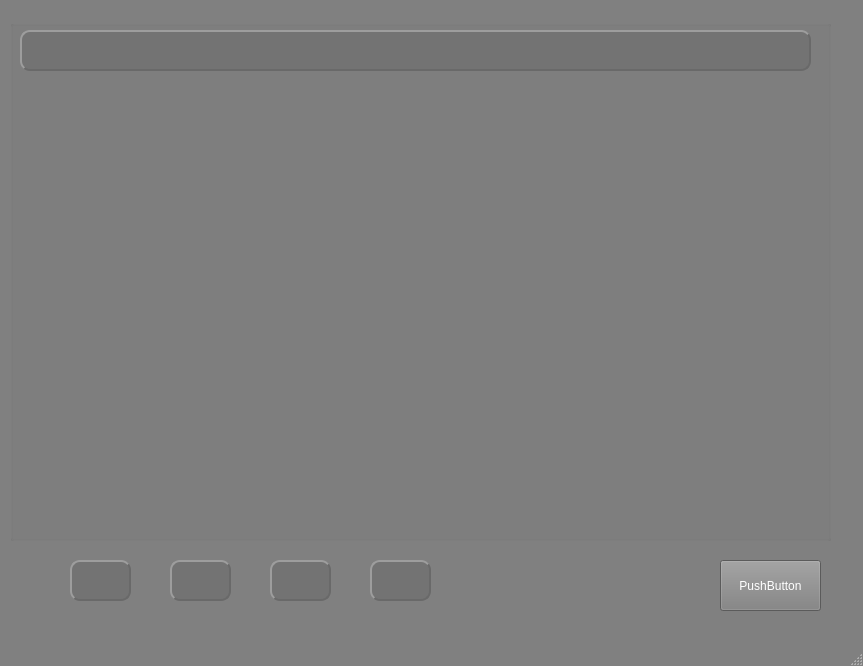
<?xml version="1.0" encoding="UTF-8"?>
<ui version="4.0">
 <class>MainWindow</class>
 <widget class="QMainWindow" name="MainWindow">
  <property name="enabled">
   <bool>true</bool>
  </property>
  <property name="geometry">
   <rect>
    <x>0</x>
    <y>0</y>
    <width>863</width>
    <height>666</height>
   </rect>
  </property>
  <property name="palette">
   <palette>
    <active>
     <colorrole role="WindowText">
      <brush brushstyle="SolidPattern">
       <color alpha="255">
        <red>255</red>
        <green>255</green>
        <blue>255</blue>
       </color>
      </brush>
     </colorrole>
     <colorrole role="Button">
      <brush brushstyle="SolidPattern">
       <color alpha="255">
        <red>128</red>
        <green>128</green>
        <blue>128</blue>
       </color>
      </brush>
     </colorrole>
     <colorrole role="Light">
      <brush brushstyle="SolidPattern">
       <color alpha="255">
        <red>192</red>
        <green>192</green>
        <blue>192</blue>
       </color>
      </brush>
     </colorrole>
     <colorrole role="Midlight">
      <brush brushstyle="SolidPattern">
       <color alpha="255">
        <red>160</red>
        <green>160</green>
        <blue>160</blue>
       </color>
      </brush>
     </colorrole>
     <colorrole role="Dark">
      <brush brushstyle="SolidPattern">
       <color alpha="255">
        <red>64</red>
        <green>64</green>
        <blue>64</blue>
       </color>
      </brush>
     </colorrole>
     <colorrole role="Mid">
      <brush brushstyle="SolidPattern">
       <color alpha="255">
        <red>85</red>
        <green>85</green>
        <blue>85</blue>
       </color>
      </brush>
     </colorrole>
     <colorrole role="Text">
      <brush brushstyle="SolidPattern">
       <color alpha="255">
        <red>255</red>
        <green>255</green>
        <blue>255</blue>
       </color>
      </brush>
     </colorrole>
     <colorrole role="BrightText">
      <brush brushstyle="SolidPattern">
       <color alpha="255">
        <red>255</red>
        <green>255</green>
        <blue>255</blue>
       </color>
      </brush>
     </colorrole>
     <colorrole role="ButtonText">
      <brush brushstyle="SolidPattern">
       <color alpha="255">
        <red>255</red>
        <green>255</green>
        <blue>255</blue>
       </color>
      </brush>
     </colorrole>
     <colorrole role="Base">
      <brush brushstyle="SolidPattern">
       <color alpha="255">
        <red>0</red>
        <green>0</green>
        <blue>0</blue>
       </color>
      </brush>
     </colorrole>
     <colorrole role="Window">
      <brush brushstyle="SolidPattern">
       <color alpha="255">
        <red>128</red>
        <green>128</green>
        <blue>128</blue>
       </color>
      </brush>
     </colorrole>
     <colorrole role="Shadow">
      <brush brushstyle="SolidPattern">
       <color alpha="255">
        <red>0</red>
        <green>0</green>
        <blue>0</blue>
       </color>
      </brush>
     </colorrole>
     <colorrole role="AlternateBase">
      <brush brushstyle="SolidPattern">
       <color alpha="255">
        <red>64</red>
        <green>64</green>
        <blue>64</blue>
       </color>
      </brush>
     </colorrole>
     <colorrole role="ToolTipBase">
      <brush brushstyle="SolidPattern">
       <color alpha="255">
        <red>255</red>
        <green>255</green>
        <blue>220</blue>
       </color>
      </brush>
     </colorrole>
     <colorrole role="ToolTipText">
      <brush brushstyle="SolidPattern">
       <color alpha="255">
        <red>0</red>
        <green>0</green>
        <blue>0</blue>
       </color>
      </brush>
     </colorrole>
     <colorrole role="PlaceholderText">
      <brush brushstyle="SolidPattern">
       <color alpha="127">
        <red>255</red>
        <green>255</green>
        <blue>255</blue>
       </color>
      </brush>
     </colorrole>
     <colorrole role="Accent">
      <brush brushstyle="SolidPattern">
       <color alpha="255">
        <red>0</red>
        <green>0</green>
        <blue>0</blue>
       </color>
      </brush>
     </colorrole>
    </active>
    <inactive>
     <colorrole role="WindowText">
      <brush brushstyle="SolidPattern">
       <color alpha="255">
        <red>255</red>
        <green>255</green>
        <blue>255</blue>
       </color>
      </brush>
     </colorrole>
     <colorrole role="Button">
      <brush brushstyle="SolidPattern">
       <color alpha="255">
        <red>128</red>
        <green>128</green>
        <blue>128</blue>
       </color>
      </brush>
     </colorrole>
     <colorrole role="Light">
      <brush brushstyle="SolidPattern">
       <color alpha="255">
        <red>192</red>
        <green>192</green>
        <blue>192</blue>
       </color>
      </brush>
     </colorrole>
     <colorrole role="Midlight">
      <brush brushstyle="SolidPattern">
       <color alpha="255">
        <red>160</red>
        <green>160</green>
        <blue>160</blue>
       </color>
      </brush>
     </colorrole>
     <colorrole role="Dark">
      <brush brushstyle="SolidPattern">
       <color alpha="255">
        <red>64</red>
        <green>64</green>
        <blue>64</blue>
       </color>
      </brush>
     </colorrole>
     <colorrole role="Mid">
      <brush brushstyle="SolidPattern">
       <color alpha="255">
        <red>85</red>
        <green>85</green>
        <blue>85</blue>
       </color>
      </brush>
     </colorrole>
     <colorrole role="Text">
      <brush brushstyle="SolidPattern">
       <color alpha="255">
        <red>255</red>
        <green>255</green>
        <blue>255</blue>
       </color>
      </brush>
     </colorrole>
     <colorrole role="BrightText">
      <brush brushstyle="SolidPattern">
       <color alpha="255">
        <red>255</red>
        <green>255</green>
        <blue>255</blue>
       </color>
      </brush>
     </colorrole>
     <colorrole role="ButtonText">
      <brush brushstyle="SolidPattern">
       <color alpha="255">
        <red>255</red>
        <green>255</green>
        <blue>255</blue>
       </color>
      </brush>
     </colorrole>
     <colorrole role="Base">
      <brush brushstyle="SolidPattern">
       <color alpha="255">
        <red>0</red>
        <green>0</green>
        <blue>0</blue>
       </color>
      </brush>
     </colorrole>
     <colorrole role="Window">
      <brush brushstyle="SolidPattern">
       <color alpha="255">
        <red>128</red>
        <green>128</green>
        <blue>128</blue>
       </color>
      </brush>
     </colorrole>
     <colorrole role="Shadow">
      <brush brushstyle="SolidPattern">
       <color alpha="255">
        <red>0</red>
        <green>0</green>
        <blue>0</blue>
       </color>
      </brush>
     </colorrole>
     <colorrole role="AlternateBase">
      <brush brushstyle="SolidPattern">
       <color alpha="255">
        <red>64</red>
        <green>64</green>
        <blue>64</blue>
       </color>
      </brush>
     </colorrole>
     <colorrole role="ToolTipBase">
      <brush brushstyle="SolidPattern">
       <color alpha="255">
        <red>255</red>
        <green>255</green>
        <blue>220</blue>
       </color>
      </brush>
     </colorrole>
     <colorrole role="ToolTipText">
      <brush brushstyle="SolidPattern">
       <color alpha="255">
        <red>0</red>
        <green>0</green>
        <blue>0</blue>
       </color>
      </brush>
     </colorrole>
     <colorrole role="PlaceholderText">
      <brush brushstyle="SolidPattern">
       <color alpha="127">
        <red>255</red>
        <green>255</green>
        <blue>255</blue>
       </color>
      </brush>
     </colorrole>
     <colorrole role="Accent">
      <brush brushstyle="SolidPattern">
       <color alpha="255">
        <red>0</red>
        <green>0</green>
        <blue>0</blue>
       </color>
      </brush>
     </colorrole>
    </inactive>
    <disabled>
     <colorrole role="WindowText">
      <brush brushstyle="SolidPattern">
       <color alpha="255">
        <red>64</red>
        <green>64</green>
        <blue>64</blue>
       </color>
      </brush>
     </colorrole>
     <colorrole role="Button">
      <brush brushstyle="SolidPattern">
       <color alpha="255">
        <red>128</red>
        <green>128</green>
        <blue>128</blue>
       </color>
      </brush>
     </colorrole>
     <colorrole role="Light">
      <brush brushstyle="SolidPattern">
       <color alpha="255">
        <red>192</red>
        <green>192</green>
        <blue>192</blue>
       </color>
      </brush>
     </colorrole>
     <colorrole role="Midlight">
      <brush brushstyle="SolidPattern">
       <color alpha="255">
        <red>160</red>
        <green>160</green>
        <blue>160</blue>
       </color>
      </brush>
     </colorrole>
     <colorrole role="Dark">
      <brush brushstyle="SolidPattern">
       <color alpha="255">
        <red>64</red>
        <green>64</green>
        <blue>64</blue>
       </color>
      </brush>
     </colorrole>
     <colorrole role="Mid">
      <brush brushstyle="SolidPattern">
       <color alpha="255">
        <red>85</red>
        <green>85</green>
        <blue>85</blue>
       </color>
      </brush>
     </colorrole>
     <colorrole role="Text">
      <brush brushstyle="SolidPattern">
       <color alpha="255">
        <red>64</red>
        <green>64</green>
        <blue>64</blue>
       </color>
      </brush>
     </colorrole>
     <colorrole role="BrightText">
      <brush brushstyle="SolidPattern">
       <color alpha="255">
        <red>255</red>
        <green>255</green>
        <blue>255</blue>
       </color>
      </brush>
     </colorrole>
     <colorrole role="ButtonText">
      <brush brushstyle="SolidPattern">
       <color alpha="255">
        <red>64</red>
        <green>64</green>
        <blue>64</blue>
       </color>
      </brush>
     </colorrole>
     <colorrole role="Base">
      <brush brushstyle="SolidPattern">
       <color alpha="255">
        <red>128</red>
        <green>128</green>
        <blue>128</blue>
       </color>
      </brush>
     </colorrole>
     <colorrole role="Window">
      <brush brushstyle="SolidPattern">
       <color alpha="255">
        <red>128</red>
        <green>128</green>
        <blue>128</blue>
       </color>
      </brush>
     </colorrole>
     <colorrole role="Shadow">
      <brush brushstyle="SolidPattern">
       <color alpha="255">
        <red>0</red>
        <green>0</green>
        <blue>0</blue>
       </color>
      </brush>
     </colorrole>
     <colorrole role="AlternateBase">
      <brush brushstyle="SolidPattern">
       <color alpha="255">
        <red>128</red>
        <green>128</green>
        <blue>128</blue>
       </color>
      </brush>
     </colorrole>
     <colorrole role="ToolTipBase">
      <brush brushstyle="SolidPattern">
       <color alpha="255">
        <red>255</red>
        <green>255</green>
        <blue>220</blue>
       </color>
      </brush>
     </colorrole>
     <colorrole role="ToolTipText">
      <brush brushstyle="SolidPattern">
       <color alpha="255">
        <red>0</red>
        <green>0</green>
        <blue>0</blue>
       </color>
      </brush>
     </colorrole>
     <colorrole role="PlaceholderText">
      <brush brushstyle="SolidPattern">
       <color alpha="127">
        <red>64</red>
        <green>64</green>
        <blue>64</blue>
       </color>
      </brush>
     </colorrole>
     <colorrole role="Accent">
      <brush brushstyle="SolidPattern">
       <color alpha="255">
        <red>90</red>
        <green>90</green>
        <blue>90</blue>
       </color>
      </brush>
     </colorrole>
    </disabled>
   </palette>
  </property>
  <property name="windowTitle">
   <string>MainWindow</string>
  </property>
  <widget class="QWidget" name="centralwidget">
   <widget class="QGroupBox" name="groupBox">
    <property name="enabled">
     <bool>true</bool>
    </property>
    <property name="geometry">
     <rect>
      <x>10</x>
      <y>20</y>
      <width>821</width>
      <height>521</height>
     </rect>
    </property>
    <property name="sizePolicy">
     <sizepolicy hsizetype="Expanding" vsizetype="Expanding">
      <horstretch>0</horstretch>
      <verstretch>0</verstretch>
     </sizepolicy>
    </property>
    <property name="palette">
     <palette>
      <active>
       <colorrole role="WindowText">
        <brush brushstyle="SolidPattern">
         <color alpha="255">
          <red>255</red>
          <green>255</green>
          <blue>255</blue>
         </color>
        </brush>
       </colorrole>
       <colorrole role="Button">
        <brush brushstyle="SolidPattern">
         <color alpha="255">
          <red>128</red>
          <green>128</green>
          <blue>128</blue>
         </color>
        </brush>
       </colorrole>
       <colorrole role="Light">
        <brush brushstyle="SolidPattern">
         <color alpha="255">
          <red>192</red>
          <green>192</green>
          <blue>192</blue>
         </color>
        </brush>
       </colorrole>
       <colorrole role="Midlight">
        <brush brushstyle="SolidPattern">
         <color alpha="255">
          <red>160</red>
          <green>160</green>
          <blue>160</blue>
         </color>
        </brush>
       </colorrole>
       <colorrole role="Dark">
        <brush brushstyle="SolidPattern">
         <color alpha="255">
          <red>64</red>
          <green>64</green>
          <blue>64</blue>
         </color>
        </brush>
       </colorrole>
       <colorrole role="Mid">
        <brush brushstyle="SolidPattern">
         <color alpha="255">
          <red>85</red>
          <green>85</green>
          <blue>85</blue>
         </color>
        </brush>
       </colorrole>
       <colorrole role="Text">
        <brush brushstyle="SolidPattern">
         <color alpha="255">
          <red>255</red>
          <green>255</green>
          <blue>255</blue>
         </color>
        </brush>
       </colorrole>
       <colorrole role="BrightText">
        <brush brushstyle="SolidPattern">
         <color alpha="255">
          <red>255</red>
          <green>255</green>
          <blue>255</blue>
         </color>
        </brush>
       </colorrole>
       <colorrole role="ButtonText">
        <brush brushstyle="SolidPattern">
         <color alpha="255">
          <red>255</red>
          <green>255</green>
          <blue>255</blue>
         </color>
        </brush>
       </colorrole>
       <colorrole role="Base">
        <brush brushstyle="SolidPattern">
         <color alpha="255">
          <red>0</red>
          <green>0</green>
          <blue>0</blue>
         </color>
        </brush>
       </colorrole>
       <colorrole role="Window">
        <brush brushstyle="SolidPattern">
         <color alpha="255">
          <red>128</red>
          <green>128</green>
          <blue>128</blue>
         </color>
        </brush>
       </colorrole>
       <colorrole role="Shadow">
        <brush brushstyle="SolidPattern">
         <color alpha="255">
          <red>0</red>
          <green>0</green>
          <blue>0</blue>
         </color>
        </brush>
       </colorrole>
       <colorrole role="AlternateBase">
        <brush brushstyle="SolidPattern">
         <color alpha="255">
          <red>64</red>
          <green>64</green>
          <blue>64</blue>
         </color>
        </brush>
       </colorrole>
       <colorrole role="ToolTipBase">
        <brush brushstyle="SolidPattern">
         <color alpha="255">
          <red>255</red>
          <green>255</green>
          <blue>220</blue>
         </color>
        </brush>
       </colorrole>
       <colorrole role="ToolTipText">
        <brush brushstyle="SolidPattern">
         <color alpha="255">
          <red>0</red>
          <green>0</green>
          <blue>0</blue>
         </color>
        </brush>
       </colorrole>
       <colorrole role="PlaceholderText">
        <brush brushstyle="SolidPattern">
         <color alpha="127">
          <red>255</red>
          <green>255</green>
          <blue>255</blue>
         </color>
        </brush>
       </colorrole>
      </active>
      <inactive>
       <colorrole role="WindowText">
        <brush brushstyle="SolidPattern">
         <color alpha="255">
          <red>255</red>
          <green>255</green>
          <blue>255</blue>
         </color>
        </brush>
       </colorrole>
       <colorrole role="Button">
        <brush brushstyle="SolidPattern">
         <color alpha="255">
          <red>128</red>
          <green>128</green>
          <blue>128</blue>
         </color>
        </brush>
       </colorrole>
       <colorrole role="Light">
        <brush brushstyle="SolidPattern">
         <color alpha="255">
          <red>192</red>
          <green>192</green>
          <blue>192</blue>
         </color>
        </brush>
       </colorrole>
       <colorrole role="Midlight">
        <brush brushstyle="SolidPattern">
         <color alpha="255">
          <red>160</red>
          <green>160</green>
          <blue>160</blue>
         </color>
        </brush>
       </colorrole>
       <colorrole role="Dark">
        <brush brushstyle="SolidPattern">
         <color alpha="255">
          <red>64</red>
          <green>64</green>
          <blue>64</blue>
         </color>
        </brush>
       </colorrole>
       <colorrole role="Mid">
        <brush brushstyle="SolidPattern">
         <color alpha="255">
          <red>85</red>
          <green>85</green>
          <blue>85</blue>
         </color>
        </brush>
       </colorrole>
       <colorrole role="Text">
        <brush brushstyle="SolidPattern">
         <color alpha="255">
          <red>255</red>
          <green>255</green>
          <blue>255</blue>
         </color>
        </brush>
       </colorrole>
       <colorrole role="BrightText">
        <brush brushstyle="SolidPattern">
         <color alpha="255">
          <red>255</red>
          <green>255</green>
          <blue>255</blue>
         </color>
        </brush>
       </colorrole>
       <colorrole role="ButtonText">
        <brush brushstyle="SolidPattern">
         <color alpha="255">
          <red>255</red>
          <green>255</green>
          <blue>255</blue>
         </color>
        </brush>
       </colorrole>
       <colorrole role="Base">
        <brush brushstyle="SolidPattern">
         <color alpha="255">
          <red>0</red>
          <green>0</green>
          <blue>0</blue>
         </color>
        </brush>
       </colorrole>
       <colorrole role="Window">
        <brush brushstyle="SolidPattern">
         <color alpha="255">
          <red>128</red>
          <green>128</green>
          <blue>128</blue>
         </color>
        </brush>
       </colorrole>
       <colorrole role="Shadow">
        <brush brushstyle="SolidPattern">
         <color alpha="255">
          <red>0</red>
          <green>0</green>
          <blue>0</blue>
         </color>
        </brush>
       </colorrole>
       <colorrole role="AlternateBase">
        <brush brushstyle="SolidPattern">
         <color alpha="255">
          <red>64</red>
          <green>64</green>
          <blue>64</blue>
         </color>
        </brush>
       </colorrole>
       <colorrole role="ToolTipBase">
        <brush brushstyle="SolidPattern">
         <color alpha="255">
          <red>255</red>
          <green>255</green>
          <blue>220</blue>
         </color>
        </brush>
       </colorrole>
       <colorrole role="ToolTipText">
        <brush brushstyle="SolidPattern">
         <color alpha="255">
          <red>0</red>
          <green>0</green>
          <blue>0</blue>
         </color>
        </brush>
       </colorrole>
       <colorrole role="PlaceholderText">
        <brush brushstyle="SolidPattern">
         <color alpha="127">
          <red>255</red>
          <green>255</green>
          <blue>255</blue>
         </color>
        </brush>
       </colorrole>
      </inactive>
      <disabled>
       <colorrole role="WindowText">
        <brush brushstyle="SolidPattern">
         <color alpha="255">
          <red>64</red>
          <green>64</green>
          <blue>64</blue>
         </color>
        </brush>
       </colorrole>
       <colorrole role="Button">
        <brush brushstyle="SolidPattern">
         <color alpha="255">
          <red>128</red>
          <green>128</green>
          <blue>128</blue>
         </color>
        </brush>
       </colorrole>
       <colorrole role="Light">
        <brush brushstyle="SolidPattern">
         <color alpha="255">
          <red>192</red>
          <green>192</green>
          <blue>192</blue>
         </color>
        </brush>
       </colorrole>
       <colorrole role="Midlight">
        <brush brushstyle="SolidPattern">
         <color alpha="255">
          <red>160</red>
          <green>160</green>
          <blue>160</blue>
         </color>
        </brush>
       </colorrole>
       <colorrole role="Dark">
        <brush brushstyle="SolidPattern">
         <color alpha="255">
          <red>64</red>
          <green>64</green>
          <blue>64</blue>
         </color>
        </brush>
       </colorrole>
       <colorrole role="Mid">
        <brush brushstyle="SolidPattern">
         <color alpha="255">
          <red>85</red>
          <green>85</green>
          <blue>85</blue>
         </color>
        </brush>
       </colorrole>
       <colorrole role="Text">
        <brush brushstyle="SolidPattern">
         <color alpha="255">
          <red>64</red>
          <green>64</green>
          <blue>64</blue>
         </color>
        </brush>
       </colorrole>
       <colorrole role="BrightText">
        <brush brushstyle="SolidPattern">
         <color alpha="255">
          <red>255</red>
          <green>255</green>
          <blue>255</blue>
         </color>
        </brush>
       </colorrole>
       <colorrole role="ButtonText">
        <brush brushstyle="SolidPattern">
         <color alpha="255">
          <red>64</red>
          <green>64</green>
          <blue>64</blue>
         </color>
        </brush>
       </colorrole>
       <colorrole role="Base">
        <brush brushstyle="SolidPattern">
         <color alpha="255">
          <red>128</red>
          <green>128</green>
          <blue>128</blue>
         </color>
        </brush>
       </colorrole>
       <colorrole role="Window">
        <brush brushstyle="SolidPattern">
         <color alpha="255">
          <red>128</red>
          <green>128</green>
          <blue>128</blue>
         </color>
        </brush>
       </colorrole>
       <colorrole role="Shadow">
        <brush brushstyle="SolidPattern">
         <color alpha="255">
          <red>0</red>
          <green>0</green>
          <blue>0</blue>
         </color>
        </brush>
       </colorrole>
       <colorrole role="AlternateBase">
        <brush brushstyle="SolidPattern">
         <color alpha="255">
          <red>128</red>
          <green>128</green>
          <blue>128</blue>
         </color>
        </brush>
       </colorrole>
       <colorrole role="ToolTipBase">
        <brush brushstyle="SolidPattern">
         <color alpha="255">
          <red>255</red>
          <green>255</green>
          <blue>220</blue>
         </color>
        </brush>
       </colorrole>
       <colorrole role="ToolTipText">
        <brush brushstyle="SolidPattern">
         <color alpha="255">
          <red>0</red>
          <green>0</green>
          <blue>0</blue>
         </color>
        </brush>
       </colorrole>
       <colorrole role="PlaceholderText">
        <brush brushstyle="SolidPattern">
         <color alpha="127">
          <red>64</red>
          <green>64</green>
          <blue>64</blue>
         </color>
        </brush>
       </colorrole>
      </disabled>
     </palette>
    </property>
    <property name="styleSheet">
     <string notr="true"/>
    </property>
    <property name="title">
     <string notr="true"/>
    </property>
    <property name="alignment">
     <set>Qt::AlignCenter</set>
    </property>
    <property name="flat">
     <bool>true</bool>
    </property>
    <widget class="QLineEdit" name="LineEdit">
     <property name="geometry">
      <rect>
       <x>10</x>
       <y>10</y>
       <width>791</width>
       <height>41</height>
      </rect>
     </property>
     <property name="font">
      <font>
       <family>Frank Ruehl CLM</family>
       <pointsize>18</pointsize>
       <bold>true</bold>
      </font>
     </property>
     <property name="cursor">
      <cursorShape>ArrowCursor</cursorShape>
     </property>
     <property name="mouseTracking">
      <bool>false</bool>
     </property>
     <property name="styleSheet">
      <string notr="true">background-color: rgb(115,115,115);
color: white;
border-style: outset;
border-width: 2px;
border-radius: 10px;
border-color: rgb(105,105,105);
</string>
     </property>
     <property name="cursorMoveStyle">
      <enum>Qt::VisualMoveStyle</enum>
     </property>
    </widget>
   </widget>
   <widget class="QLineEdit" name="XMinLineEdit">
    <property name="geometry">
     <rect>
      <x>70</x>
      <y>560</y>
      <width>61</width>
      <height>41</height>
     </rect>
    </property>
    <property name="font">
     <font>
      <family>Frank Ruehl CLM</family>
      <pointsize>18</pointsize>
      <bold>true</bold>
     </font>
    </property>
    <property name="cursor">
     <cursorShape>ArrowCursor</cursorShape>
    </property>
    <property name="mouseTracking">
     <bool>false</bool>
    </property>
    <property name="styleSheet">
     <string notr="true">background-color: rgb(115,115,115);
color: white;
border-style: outset;
border-width: 2px;
border-radius: 10px;
border-color: rgb(105,105,105);
</string>
    </property>
    <property name="cursorMoveStyle">
     <enum>Qt::VisualMoveStyle</enum>
    </property>
   </widget>
   <widget class="QLineEdit" name="XMaxLineEdit">
    <property name="geometry">
     <rect>
      <x>170</x>
      <y>560</y>
      <width>61</width>
      <height>41</height>
     </rect>
    </property>
    <property name="font">
     <font>
      <family>Frank Ruehl CLM</family>
      <pointsize>18</pointsize>
      <bold>true</bold>
     </font>
    </property>
    <property name="cursor">
     <cursorShape>ArrowCursor</cursorShape>
    </property>
    <property name="mouseTracking">
     <bool>false</bool>
    </property>
    <property name="styleSheet">
     <string notr="true">background-color: rgb(115,115,115);
color: white;
border-style: outset;
border-width: 2px;
border-radius: 10px;
border-color: rgb(105,105,105);
</string>
    </property>
    <property name="cursorMoveStyle">
     <enum>Qt::VisualMoveStyle</enum>
    </property>
   </widget>
   <widget class="QLineEdit" name="YMinLineEdit">
    <property name="geometry">
     <rect>
      <x>270</x>
      <y>560</y>
      <width>61</width>
      <height>41</height>
     </rect>
    </property>
    <property name="font">
     <font>
      <family>Frank Ruehl CLM</family>
      <pointsize>18</pointsize>
      <bold>true</bold>
     </font>
    </property>
    <property name="cursor">
     <cursorShape>ArrowCursor</cursorShape>
    </property>
    <property name="mouseTracking">
     <bool>false</bool>
    </property>
    <property name="styleSheet">
     <string notr="true">background-color: rgb(115,115,115);
color: white;
border-style: outset;
border-width: 2px;
border-radius: 10px;
border-color: rgb(105,105,105);
</string>
    </property>
    <property name="cursorMoveStyle">
     <enum>Qt::VisualMoveStyle</enum>
    </property>
   </widget>
   <widget class="QLineEdit" name="YMaxLineEdit">
    <property name="geometry">
     <rect>
      <x>370</x>
      <y>560</y>
      <width>61</width>
      <height>41</height>
     </rect>
    </property>
    <property name="font">
     <font>
      <family>Frank Ruehl CLM</family>
      <pointsize>18</pointsize>
      <bold>true</bold>
     </font>
    </property>
    <property name="cursor">
     <cursorShape>ArrowCursor</cursorShape>
    </property>
    <property name="mouseTracking">
     <bool>false</bool>
    </property>
    <property name="styleSheet">
     <string notr="true">background-color: rgb(115,115,115);
color: white;
border-style: outset;
border-width: 2px;
border-radius: 10px;
border-color: rgb(105,105,105);
</string>
    </property>
    <property name="cursorMoveStyle">
     <enum>Qt::VisualMoveStyle</enum>
    </property>
   </widget>
   <widget class="QPushButton" name="BtnSaveAs">
    <property name="geometry">
     <rect>
      <x>720</x>
      <y>560</y>
      <width>101</width>
      <height>51</height>
     </rect>
    </property>
    <property name="text">
     <string>PushButton</string>
    </property>
   </widget>
  </widget>
  <widget class="QMenuBar" name="menubar">
   <property name="geometry">
    <rect>
     <x>0</x>
     <y>0</y>
     <width>863</width>
     <height>25</height>
    </rect>
   </property>
  </widget>
  <widget class="QStatusBar" name="statusbar"/>
 </widget>
 <resources/>
 <connections/>
</ui>
